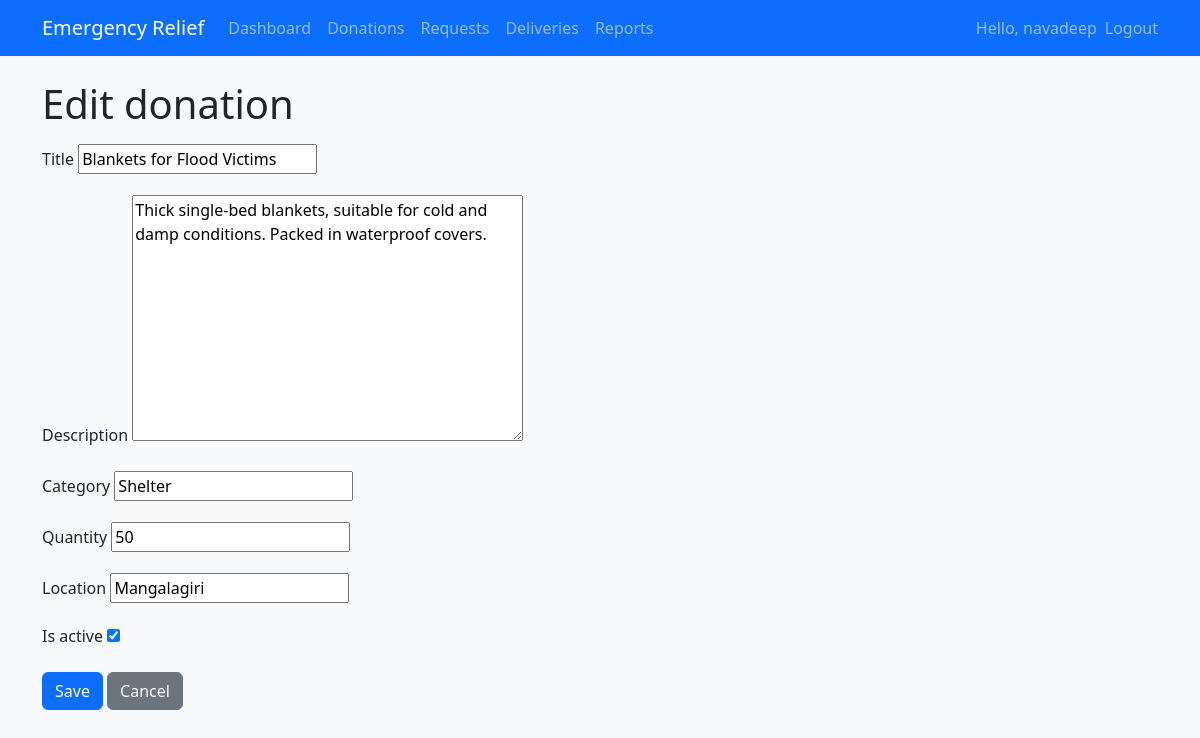
Page /donations/2/edit/ (signed in) on the committed database.
### core/models.py (models this page shows, shortened)
class Donation(models.Model):
    donor = models.ForeignKey(
        settings.AUTH_USER_MODEL,
        on_delete=models.CASCADE,
        related_name="donations",
    )
    title = models.CharField(max_length=200)
    description = models.TextField(blank=True)
    category = models.CharField(max_length=100, blank=True)
    quantity = models.PositiveIntegerField(default=1)
    location = models.CharField(max_length=255)
    is_active = models.BooleanField(default=True)
    created_at = models.DateTimeField(default=timezone.now)

### core/views.py (the view)
# urls.py: path("donations/<int:pk>/edit/", views.donation_update, name="donation_update"),
@login_required
def donation_update(request, pk: int):
    donation = get_object_or_404(Donation, pk=pk)
    role = get_user_role(request.user)
    if not (
        role in (UserProfile.Roles.ADMIN, UserProfile.Roles.COORDINATOR)
        or (role == UserProfile.Roles.DONOR and donation.donor_id == request.user.id)
    ):
        raise PermissionDenied
    if request.method == "POST":
        form = DonationForm(request.POST, instance=donation)
        if form.is_valid():
            form.save()
            messages.success(request, "Donation updated successfully.")
            return redirect("core:donation_list")
    else:
        form = DonationForm(instance=donation)
    return render(request, "core/donation_form.html", {"form": form, "donation": donation})

### core/forms.py
class DonationForm(forms.ModelForm):
    class Meta:
        model = Donation
        fields = ("title", "description", "category", "quantity", "location", "is_active")

### core/views.py (called while the page is built)
def get_user_role(user) -> str | None:
    if not user.is_authenticated:
        return None
    if user.is_superuser:
        return UserProfile.Roles.ADMIN
    try:
        return user.profile.role
    except UserProfile.DoesNotExist:
        return None

### core/templates/core/donation_form.html (shortened to what this page needs)
{% extends "core/base.html" %}
{% block content %}
<h1 class="mb-3">{% if donation %}Edit donation{% else %}New donation{% endif %}</h1>
<form method="post">
    {% for field in form %}
        <div class="mb-3">
            <label class="form-label" for="{{ field.id_for_label }}">{{ field.label }}</label>
            {{ field }}
        </div>
    {% endfor %}
    <button type="submit" class="btn btn-primary">Save</button>
    <a href="{% url 'core:donation_list' %}" class="btn btn-secondary">Cancel</a>
</form>
{% endblock %}

### core/templates/core/base.html (shortened to what this page needs)
{% load static %}
<!DOCTYPE html>
<html lang="en">
<head>
    <link href="https://cdn.jsdelivr.net/npm/bootstrap@5.3.3/dist/css/bootstrap.min.css" rel="stylesheet">
</head>
<body class="bg-light">
<nav class="navbar navbar-expand-lg navbar-dark bg-primary mb-4">
    <div class="container">
        <a class="navbar-brand" href="{% url 'core:home' %}">Emergency Relief</a>
        <div class="collapse navbar-collapse" id="navbarNav">
            <ul class="navbar-nav me-auto">
                {% if user.is_authenticated %}
                    <li class="nav-item"><a class="nav-link" href="{% url 'core:dashboard' %}">Dashboard</a></li>
                    <li class="nav-item"><a class="nav-link" href="{% url 'core:donation_list' %}">Donations</a></li>
                    <li class="nav-item"><a class="nav-link" href="{% url 'core:request_list' %}">Requests</a></li>
                    <li class="nav-item"><a class="nav-link" href="{% url 'core:delivery_list' %}">Deliveries</a></li>
                    <li class="nav-item"><a class="nav-link" href="{% url 'core:transparency_report' %}">Reports</a></li>
                {% endif %}
            </ul>
            <ul class="navbar-nav ms-auto">
                {% if user.is_authenticated %}
                    <li class="nav-item">
                        <span class="navbar-text me-2">Hello, {{ user.username }}</span>
                    </li>
                    <li class="nav-item">
                        <form method="post" action="{% url 'logout' %}" class="d-inline">
                            <button type="submit" class="btn btn-link nav-link p-0 m-0 align-baseline">
                                Logout
                            </button>
                        </form>
                    </li>
                {% endif %}
            </ul>
        </div>
    </div>
</nav>
<main class="container mb-4">
    {% block content %}{% endblock %}
</main>
</body>
</html>

### rows in the picture
Donation: form "Blankets for Flood Victims" "Thick single‑bed blankets, suitable for cold and damp conditions. Packed in waterproof covers." "Shelter" "50" "Mangalagiri" "☑"

### other values in the picture
{{ user.username }} "navadeep"
{{ field.label }} "Title" "Description" "Category" "Quantity" "Location" "Is active"
